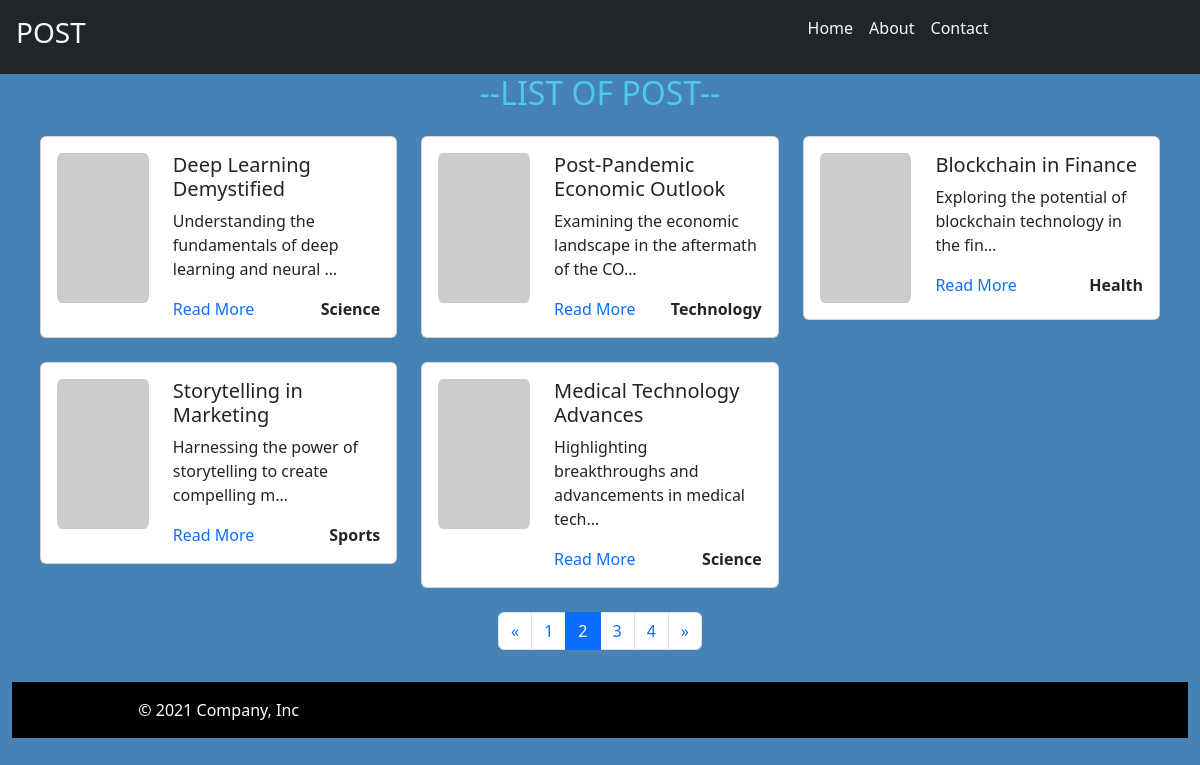
The page /myapp/?page=2 on the database its author committed.
### myapp/models.py (models this page shows, shortened)
class posts(models.Model):
    title = models.CharField(max_length=100)
    content = models.TextField()
    img_url = models.URLField(null=True)
    created_at = models.DateTimeField(auto_now_add=True)
    slug = models.SlugField()
    category = models.ForeignKey(Category, on_delete=models.CASCADE)

class Category(models.Model):
    name = models.CharField(max_length=100)
    def __str__(self):
        return self.name

### myapp/views.py (the view)
# urls.py: path('',views.index, name="Index"),
def index(request):
    myapp_title = "--LIST OF POST--"
    all_post = posts.objects.all()
    paginator = Paginator(all_post, 5)  # Show 5 posts per page
    page_number = request.GET.get('page')
    page_object = paginator.get_page(page_number)
    return render(request,'index.html', {'myapp_title':myapp_title, 'page_object':page_object})

### myapp/templates/index.html (shortened to what this page needs)
{% extends 'base.html' %}
{% block content %}
<div class="container-fluid">
    <div class="row">
        <h2 class="text-center">{{myapp_title}}</h2>
    </div>
    <div class="row m-3">
        {% if page_object %}
            {% for post in page_object %}
            <div class="col-4 mb-4">
            <div class="card">
                <div class="card-body">
                    <div class="row">
                        <div class="col-md-4">
                            <img style="height: 150px; width: 200px;border-radius: 5%;" src="{{ post.img_url}}" class="img-fluid" alt="..."/>
                        </div>
                        <div class="col-md-8">
                            <h5 class="card-title">{{ post.title }}</h5>
                            <p class="card-text">{{ post.content|truncatechars:60 }}</p>
                            <div class="d-flex justify-content-between">
                                <a class="text-decoration-none" href="{% url "myapp:Detail" slug=post.slug %}">Read More</a>
                                <a class="text-decoration-none text-dark fw-bold" href="#">{{ post.category }}</a>
                            </div>
                        </div>
                    </div>
                </div>
            </div>
            </div>
            {% endfor %}
            <div class="col-12">
                <nav aria-label="Page navigation">
                    <ul class="pagination justify-content-center">
                        {% if page_object.has_previous %}
                        <li class="page-item">
                            <a class="page-link" href="?page={{ page_object.previous_page_number }}" aria-label="Previous">
                                <span aria-hidden="true">&laquo;</span>
                            </a>
                        </li>
                        {% else %}
                        <li class="page-item disabled">
                            <a class="page-link" href="#" aria-label="Previous">
                                <span aria-hidden="true">&laquo;</span>
                            </a>
                        </li>
                        {% endif %}
                        {% for num in page_object.paginator.page_range %}
                            {% if page_object.number == num %}
                                <li class="page-item active"><a class="page-link" href="#">{{ num }}</a></li>
                            {% else %}
                                <li class="page-item"><a class="page-link" href="?page={{ num }}">{{ num }}</a></li>
                            {% endif %}
                        {% endfor %}
                        {% if page_object.has_next %}
                        <li class="page-item">
                            <a class="page-link" href="?page={{ page_object.next_page_number }}" aria-label="Next">
                                <span aria-hidden="true">&raquo;</span>
                            </a>
                        </li>
                        {% else %}
                        <li class="page-item disabled">
                            <a class="page-link" href="#" aria-label="Next">
                                <span aria-hidden="true">&raquo;</span>
                            </a>
                        </li>
                        {% endif %}
        {% else %}
            <p> post not available </p>
        {% endif %}
    </div>
</div>
{% endblock %}

### myapp/static/style.css (style rules this page uses)
html, body { height: 100%; }
body { display: flex; flex-direction: column; }
.text-center { text-align: center; color: rgb(77, 202, 233) !important; }

### rows shown on the page
posts: title "Deep Learning Demystified", content "Understanding the fundamentals of deep learning and neural …", category "Science"
posts: title "Post-Pandemic Economic Outlook", content "Examining the economic landscape in the aftermath of the CO…", category "Technology"
posts: title "Blockchain in Finance", content "Exploring the potential of blockchain technology in the fin…", category "Health"
posts: title "Storytelling in Marketing", content "Harnessing the power of storytelling to create compelling m…", category "Sports"
posts: title "Medical Technology Advances", content "Highlighting breakthroughs and advancements in medical tech…", category "Science"

### other values the page prints
{{ myapp_title }} "--LIST OF POST--"
{{ num }} "1" "3" "4"
{{ num }} "2"
